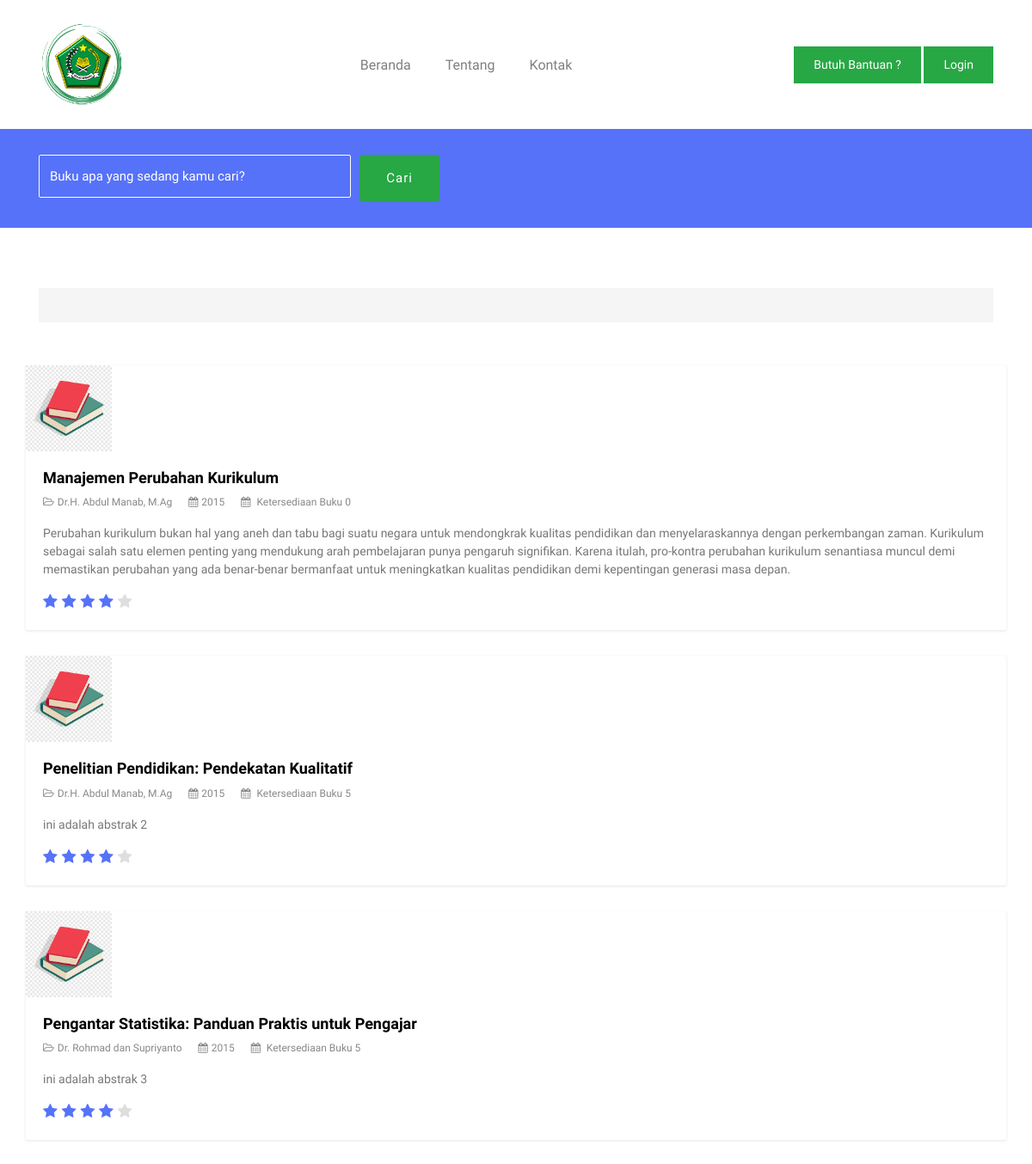
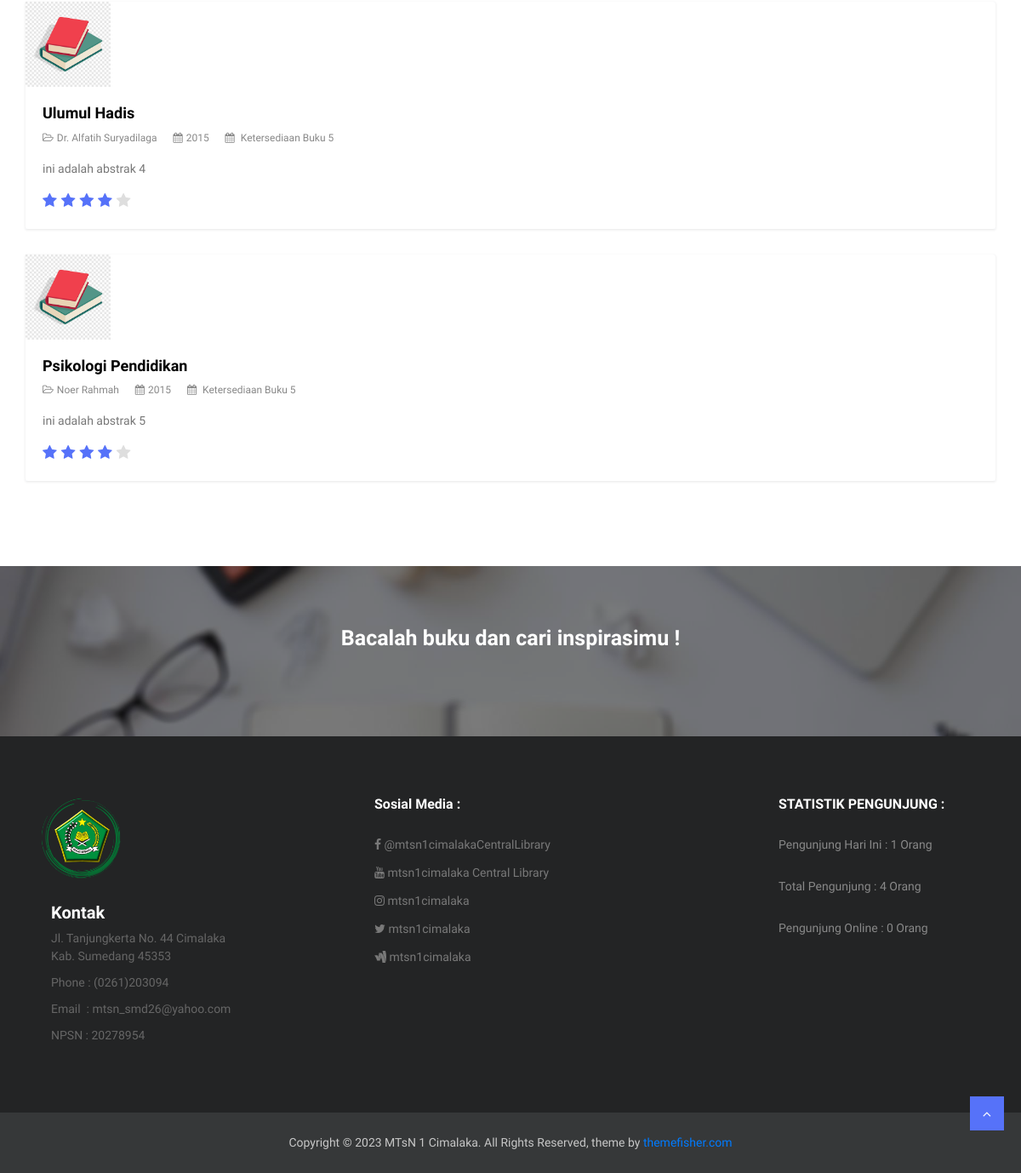
The page /index.php/welcome/SearchBuku on the database its author committed (2 pictures, top to bottom).
### tables this page shows
CREATE TABLE `buku` (
  `id` int(11) NOT NULL,
  `judul` varchar(255) NOT NULL,
  `abstrak` text NOT NULL,
  `tahun` year(4) NOT NULL,
  `penulis` varchar(255) NOT NULL,
  `stok` varchar(254) NOT NULL,
  `status` int(11) NOT NULL
);

### application/controllers/Welcome.php (called while the page is built, shortened)
<?php
class Welcome extends CI_Controller {
function SearchBuku()
	{
		$this->load->model('SearchModel');
		$keyword = $this->input->get('keyword');
		$data = $this->SearchModel->ambil_data($keyword);
		$data = array(
			'keyword'	=> $keyword,
			'data'		=> $data
		);
		$ip    = $this->input->ip_address();
$date  = date("Y-m-d");
$waktu = time();
$timeinsert = date("Y-m-d H:i:s");
$s = $this->db->query("SELECT * FROM visitor WHERE ip='".$ip."' AND date='".$date."'")->num_rows();
$ss = isset($s)?($s):0;
if($ss == 0){
$this->db->query("INSERT INTO visitor(ip, date, hits, online, time) VALUES('".$ip."','".$date."','1','".$waktu."','".$timeinsert."')");
}
else{
$this->db->query("UPDATE visitor SET hits=hits+1, online='".$waktu."' WHERE ip='".$ip."' AND date='".$date."'");
}
$pengunjunghariini  = $this->db->query("SELECT * FROM visitor WHERE date='".$date."' GROUP BY ip")->num_rows();
$dbpengunjung = $this->db->query("SELECT COUNT(hits) as hits FROM visitor")->row();
$totalpengunjung = isset($dbpengunjung->hits)?($dbpengunjung->hits):0;
$bataswaktu = time() - 300;
$pengunjungonline  = $this->db->query("SELECT * FROM visitor WHERE online > '".$bataswaktu."'")->num_rows();
		$data['pengunjunghariini']=$pengunjunghariini;
		$data['totalpengunjung']=$totalpengunjung;
		$data['pengunjungonline']=$pengunjungonline;
		$this->load->view('v_header');
		$this->load->view('v_searchbuku', $data);
		$this->load->view('v_footer', $data);
	}
}

### index.php (called while the page is built, shortened)
<?php
require_once BASEPATH.'core/CodeIgniter.php';

### application/models/SearchModel.php (called while the page is built, shortened)
<?php
class SearchModel extends CI_Model {
	public function ambil_data($keyword=null){
		$this->db->select('*');
		$this->db->from('buku');
		return $this->db->get()->result_array();
	}
}

### application/views/v_searchbuku.php (the view, shortened to what this page needs)
<section class="page-search">
	<div class="container">
		<div class="row">
			<div class="col-md-12">
				<div class="advance-search">
					<form method="get" action="<?php echo site_url('Welcome/SearchBuku/') ?>">
						<div class="form-row">
							<div class="form-group col-md-4">
								<input type="text" name="keyword" class="form-control my-2 my-lg-0" id="inputtext4" placeholder="Buku apa yang sedang kamu cari?">
							</div>
							<div class="form-group col-md-2">
								<button type="submit" class="btn btn-success">Cari</button>
							</div>
						</div>
					</form>
				</div>
			</div>
		</div>
	</div>
</section>
<section class="section-sm">
	<div class="container">
		<div class="row">
			<div class="col-md-12">
				<div class="search-result bg-gray">
				</div>
			</div>
		</div>
				<div class="product-grid-list">
					<div class="row mt-30">
						<div>
							<?php foreach ($data as $row) { ?>
<div class="product-item bg-light">
	<div class="card">
		<div class="thumb-content">
			<a href="single.html">
				<img src="<?php echo base_url('images/buku.png'); ?>" alt="gambar" width="100px">
			</a>
		</div>
		<div class="card-body">
		    <h4 class="card-title"><a href="single.html"><?= $row['judul'] ?></a></h4>
		    <ul class="list-inline product-meta">
		    	<li class="list-inline-item">
		    		<a href="single.html"><i class="fa fa-folder-open-o"></i><?= $row['penulis'] ?></a>
		    	</li>
		    	<li class="list-inline-item">
		    		<a href="#"><i class="fa fa-calendar"></i><?= $row['tahun'] ?></a>
		    	</li>
		    	<li class="list-inline-item">
		    		<a href="#"><i class="fa fa-calendar"></i> Ketersediaan Buku <?= $row['stok'] ?></a>
		    	</li>
		    </ul>
		    <p class="card-text"><?= $row['abstrak'] ?></p>
		    <div class="product-ratings">
		    	<ul class="list-inline">
		    		<li class="list-inline-item selected"><i class="fa fa-star"></i></li>
		    		<li class="list-inline-item selected"><i class="fa fa-star"></i></li>
		    		<li class="list-inline-item selected"><i class="fa fa-star"></i></li>
		    		<li class="list-inline-item selected"><i class="fa fa-star"></i></li>
		    		<li class="list-inline-item"><i class="fa fa-star"></i></li>
		    	</ul>
		    </div>
		</div>
	</div>
</div>
<?php }?>
					</div>
					</div>
				</div>
			</div>
</section>

### assets/frontend/css/style.css (style rules this page uses)
body { line-height: 1.5; font-family: "Muli", sans-serif; }
p, li, input, select, button { font-family: "Muli", sans-serif; color: #666; font-size: 14px; font-weight: 400; }
h1, h2, h3, h4, h5, h6 { font-family: "Muli", sans-serif; font-weight: 600; color: #333; }
p { color: #666; }
h4 { font-size: 18px; }
p { color: #888; }
ol, ul { margin: 0; padding: 0; list-style: none; }
a { transition: all .3s ease-in 0s; color: #000; }
.form-control { border-radius: 2px; height: 50px; background-color: transparent; color: #666; box-shadow: none; font-size: 15px; }
button { cursor: pointer; }
.section-sm { padding: 70px 0; }
.btn { font-size: 15px; letter-spacing: 1px; display: inline-block; padding: 15px 30px; border-radius: 4px; }
.mt-30 { margin-top: 30px; }
.page-search { background: #5672f9; padding: 30px 0; }
.page-search .advance-search .form-group { margin-bottom: 0; }
.page-search .advance-search .form-control { border: 1px solid #fff; color: #fff; }
.bg-light { background: #fff; }
.bg-gray { background: #F5F5F5; }
.search-result { padding: 20px; margin-bottom: 20px; }
.product-item { box-shadow: 0px 1px 3px 0px rgba(0, 0, 0, 0.1); margin-bottom: 30px; }
.product-item .card { border: none; }
.product-item .card .card-body { padding: 20px; }
.product-item .card .card-body .card-title { font-size: 18px; margin-bottom: 5px; font-weight: 600; }
.product-item .card .card-body .card-text { color: #777; }
.product-item .thumb-content { position: relative; }
.product-item .product-meta { margin-bottom: 15px; }
.product-item .product-meta li { margin-right: 15px; }
.product-item .product-meta li a { color: #888; font-size: 12px; }
.product-item .product-meta li a i { margin-right: 4px; }
.product-item .product-ratings li { margin-right: 1px; }
.product-item .product-ratings li i { font-size: 18px; color: #dedede; cursor: pointer; }
.product-item .product-ratings .selected i { color: #5672f9; }
.product-ratings ul li i { font-size: 18px; color: #5672f9; }

### rows shown on the page
buku: judul "Manajemen Perubahan Kurikulum", penulis "Dr.H. Abdul Manab, M.Ag", tahun "2015", stok "0", abstrak "Perubahan kurikulum bukan hal yang aneh dan tabu bagi suatu negara untuk mendongkrak kualitas pendidikan dan menyelaraskannya dengan perkembangan zaman. Kurikulum sebagai salah satu elemen penting yang mendukung arah pembelajaran punya pengaruh signifikan. Karena itulah, pro-kontra perubahan kurikulum senantiasa muncul demi memastikan perubahan yang ada benar-benar bermanfaat untuk meningkatkan kualitas pendidikan demi kepentingan generasi masa depan."
buku: judul "Penelitian Pendidikan: Pendekatan Kualitatif", penulis "Dr.H. Abdul Manab, M.Ag", tahun "2015", stok "5", abstrak "ini adalah abstrak 2"
buku: judul "Pengantar Statistika: Panduan Praktis untuk Pengajar", penulis "Dr. Rohmad dan Supriyanto", tahun "2015", stok "5", abstrak "ini adalah abstrak 3"
buku: judul "Ulumul Hadis", penulis "Dr. Alfatih Suryadilaga", tahun "2015", stok "5", abstrak "ini adalah abstrak 4"
buku: judul "Psikologi Pendidikan", penulis "Noer Rahmah", tahun "2015", stok "5", abstrak "ini adalah abstrak 5"

### other values the page prints
$pengunjunghariini "1"
$totalpengunjung "4"
$pengunjungonline "0"
